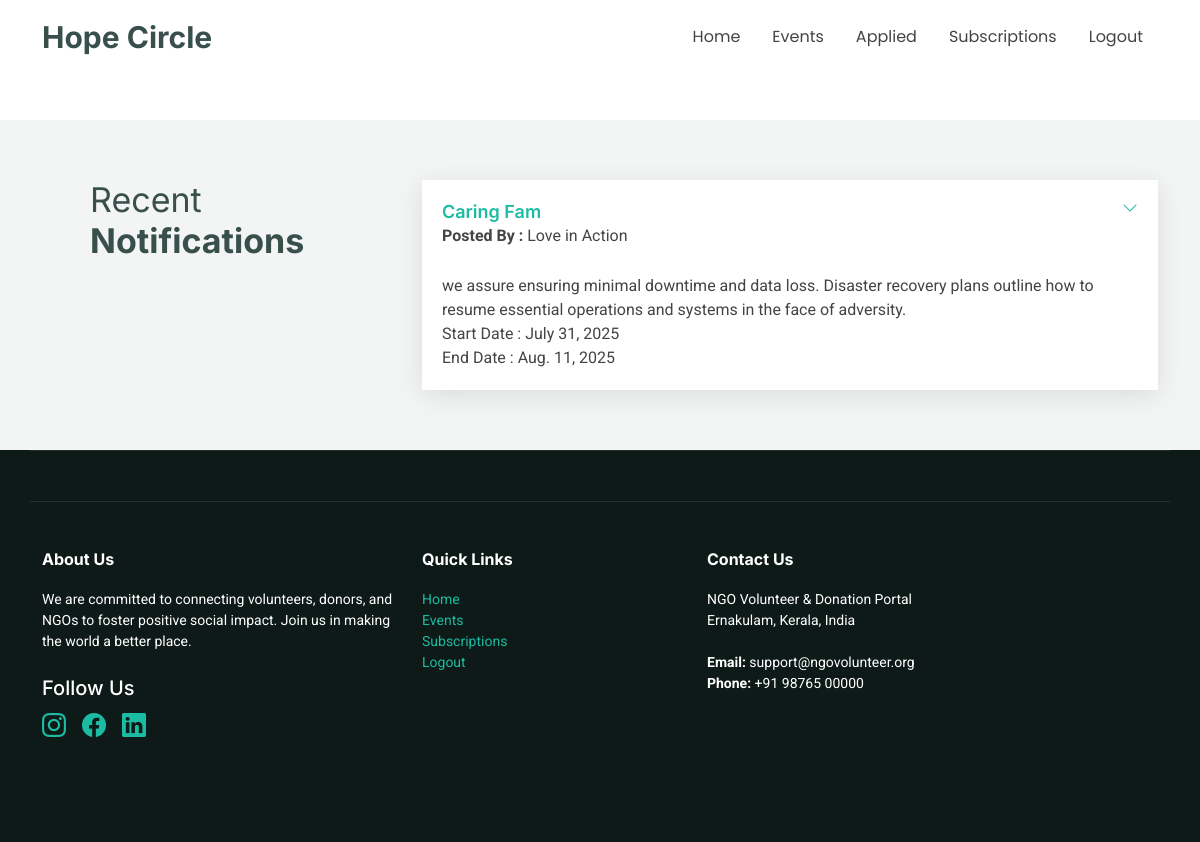
Screenshot of /volSub (signed in) with the database file from the repository.
### ngoapp/models.py (models this page shows)
class Activity(models.Model):
    ngo=models.ForeignKey(Ngo,on_delete=models.CASCADE)
    name=models.CharField(max_length=50)
    category=models.CharField(max_length=50,null=True)
    description=models.TextField()
    loc=models.CharField(max_length=200)
    volunteers_needed=models.IntegerField()
    sDate=models.DateField()
    eDate=models.DateField()

class Ngo(models.Model):
    user=models.ForeignKey(Logintbl,on_delete=models.CASCADE)
    name=models.CharField(max_length=50)
    email=models.CharField(max_length=50)
    phone=models.BigIntegerField()
    lisence = models.FileField(null=True)
    logo = models.FileField(null=True)
    address =models.CharField(max_length=200)

### ngoapp/views.py (the view)
# urls.py: path('volSub',views.volSub),
def volSub(request):
    uid = request.session['id']
    vol = Volunteer.objects.get(id=uid)
    ngo_ids = Subscribe.objects.filter(vol=vol, status="yes").values_list('ngo', flat=True).distinct()
    activities = Activity.objects.filter(ngo_id__in=ngo_ids).order_by('-id')
    return render(request, "volSub.html", {"activities": activities})

### templates/volSub.html (shortened to what this page needs)
{% extends 'volunteerHome.html' %}
{% block content %}
    <section id="faq" class="faq section light-background">
      <div class="container">
        <div class="row gy-4">
          <div class="col-lg-4" data-aos="fade-up" data-aos-delay="100">
            <div class="content px-xl-5">
              <h3><span>Recent </span><strong>Notifications</strong></h3>
            </div>
          </div>
          {% if activities %}
          <div class="col-lg-8" data-aos="fade-up" data-aos-delay="200">
            <div class="faq-container">
                {% for i in activities %}
              <div class="faq-item faq-active">
                <h3><span class="num" >{{i.name}}</span></h3>
                <p><strong>Posted By : </strong>{{i.ngo.name}}</p>
                <div class="faq-content">
                  <p>{{i.description}}</p>
                  <p>Start Date : {{i.sDate}}</p>
                  <p>End Date : {{i.eDate}}</p>
                </div>
                <i class="faq-toggle bi bi-chevron-right"></i>
              </div>
              {% endfor %}
            </div>
          </div>
          {% endif %}
        </div>
      </div>
    </section>
{% endblock %}

### static/media/assets/css/main.css (style rules this page uses)
:root { --default-font: "Roboto", system-ui, -apple-system, "Segoe UI", Roboto, "Helvetica Neue", Arial, "Noto Sans", "Liberation Sans", sans-serif, "Apple Color Emoji", "Segoe UI Emoji", "Segoe UI Symbol", "Noto Color Emoji"; --heading-font: "Inter", sans-serif; --nav-font: "Poppins", sans-serif; }
:root { --background-color: #ffffff; --default-color: #444444; --heading-color: #384f4b; --accent-color: #1bbca3; --surface-color: #ffffff; --contrast-color: #ffffff; }
:root { --nav-color: #444444; --nav-hover-color: #1bbca3; --nav-mobile-background-color: #ffffff; --nav-dropdown-background-color: #ffffff; --nav-dropdown-color: #444444; --nav-dropdown-hover-color: #1bbca3; }
.light-background { --background-color: #f2f5f4; --surface-color: #ffffff; }
:root { scroll-behavior: smooth; }
body { color: var(--default-color); background-color: var(--background-color); font-family: var(--default-font); }
h1, h2, h3, h4, h5, h6 { color: var(--heading-color); font-family: var(--heading-font); }
section, .section { color: var(--default-color); background-color: var(--background-color); padding: 60px 0; scroll-margin-top: 74px; overflow: clip; }
.faq .content h3 { font-weight: 400; font-size: 34px; }
.faq .faq-container .faq-item { background-color: var(--surface-color); position: relative; padding: 20px; margin-bottom: 20px; box-shadow: 0px 5px 25px 0px rgba(0, 0, 0, 0.1); overflow: hidden; }
.faq .faq-container .faq-item:last-child { margin-bottom: 0; }
.faq .faq-container .faq-item h3 { font-weight: 600; font-size: 18px; line-height: 24px; margin: 0 30px 0 0; transition: 0.3s; cursor: pointer; display: flex; align-items: flex-start; }
.faq .faq-container .faq-item h3 .num { color: var(--accent-color); padding-right: 5px; }
.faq .faq-container .faq-item .faq-content { display: grid; grid-template-rows: 0fr; transition: 0.3s ease-in-out; visibility: hidden; opacity: 0; }
.faq .faq-container .faq-item .faq-content p { margin-bottom: 0; overflow: hidden; }
.faq .faq-container .faq-item .faq-toggle { position: absolute; top: 20px; right: 20px; font-size: 16px; line-height: 0; transition: 0.3s; cursor: pointer; }
.faq .faq-container .faq-active h3 { color: var(--accent-color); }
.faq .faq-container .faq-active .faq-content { grid-template-rows: 1fr; visibility: visible; opacity: 1; padding-top: 10px; }
.faq .faq-container .faq-active .faq-toggle { transform: rotate(90deg); color: var(--accent-color); }

### rows the page displays
Activity: name "Caring Fam", ngo.name "Love in Action", description "we assure ensuring minimal downtime and data loss. Disaster recovery plans outline how to resume essential operations and systems in the face of adversity.", sDate "July 31, 2025", eDate "Aug. 11, 2025"
